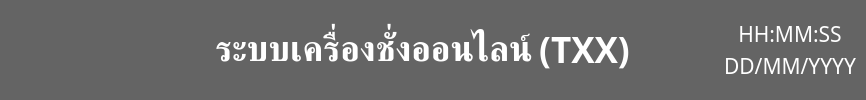
        <widget class="QWidget" name="widget" native="true">
         <property name="minimumSize">
          <size>
           <width>0</width>
           <height>70</height>
          </size>
         </property>
         <property name="styleSheet">
          <string notr="true">background-color: rgb(100, 100, 100);
color: rgb(255, 255, 255);
border-radius: 8px;</string>
         </property>
         <layout class="QHBoxLayout" name="horizontalLayout">
          <property name="leftMargin">
           <number>10</number>
          </property>
          <property name="topMargin">
           <number>5</number>
          </property>
          <property name="rightMargin">
           <number>10</number>
          </property>
          <property name="bottomMargin">
           <number>5</number>
          </property>
          <item>
           <widget class="QFrame" name="frame_28">
            <property name="enabled">
             <bool>true</bool>
            </property>
            <property name="minimumSize">
             <size>
              <width>0</width>
              <height>0</height>
             </size>
            </property>
            <property name="frameShape">
             <enum>QFrame::Shape::StyledPanel</enum>
            </property>
            <property name="frameShadow">
             <enum>QFrame::Shadow::Raised</enum>
            </property>
            <layout class="QHBoxLayout" name="horizontalLayout_6">
             <property name="spacing">
              <number>0</number>
             </property>
             <property name="leftMargin">
              <number>0</number>
             </property>
             <property name="topMargin">
              <number>0</number>
             </property>
             <property name="rightMargin">
              <number>75</number>
             </property>
             <property name="bottomMargin">
              <number>0</number>
             </property>
             <item>
              <widget class="QPushButton" name="menu">
               <property name="font">
                <font>
                 <pointsize>9</pointsize>
                </font>
               </property>
               <property name="cursor">
                <cursorShape>PointingHandCursor</cursorShape>
               </property>
               <property name="text">
                <string/>
               </property>
               <property name="icon">
                <iconset resource="resource.qrc">
                 <normaloff>:/assets/icon/menu.png</normaloff>
                 <normalon>:/assets/icon/menu_open.png</normalon>:/assets/icon/menu.png</iconset>
               </property>
               <property name="iconSize">
                <size>
                 <width>60</width>
                 <height>60</height>
                </size>
               </property>
               <property name="checkable">
                <bool>true</bool>
               </property>
               <property name="autoExclusive">
                <bool>true</bool>
               </property>
              </widget>
             </item>
            </layout>
           </widget>
          </item>
          <item>
           <spacer name="horizontalSpacer_5">
            <property name="orientation">
             <enum>Qt::Orientation::Horizontal</enum>
            </property>
            <property name="sizeHint" stdset="0">
             <size>
              <width>92</width>
              <height>20</height>
             </size>
            </property>
           </spacer>
          </item>
          <item>
           <widget class="QLabel" name="title">
            <property name="font">
             <font>
              <family>Kanit</family>
              <pointsize>26</pointsize>
              <bold>true</bold>
             </font>
            </property>
            <property name="styleSheet">
             <string notr="true"/>
            </property>
            <property name="text">
             <string>ระบบเครื่องชั่งออนไลน์</string>
            </property>
            <property name="alignment">
             <set>Qt::AlignmentFlag::AlignCenter</set>
            </property>
           </widget>
          </item>
          <item>
           <widget class="QLabel" name="current_tabletID_1">
            <property name="sizePolicy">
             <sizepolicy hsizetype="Fixed" vsizetype="Fixed">
              <horstretch>0</horstretch>
              <verstretch>0</verstretch>
             </sizepolicy>
            </property>
            <property name="font">
             <font>
              <family>Kanit</family>
              <pointsize>26</pointsize>
              <bold>true</bold>
             </font>
            </property>
            <property name="text">
             <string>(TXX)</string>
            </property>
            <property name="alignment">
             <set>Qt::AlignmentFlag::AlignCenter</set>
            </property>
           </widget>
          </item>
          <item>
           <spacer name="horizontalSpacer_4">
            <property name="orientation">
             <enum>Qt::Orientation::Horizontal</enum>
            </property>
            <property name="sizeHint" stdset="0">
             <size>
              <width>75</width>
              <height>20</height>
             </size>
            </property>
           </spacer>
          </item>
          <item>
           <widget class="QLabel" name="wifi_signal">
            <property name="maximumSize">
             <size>
              <width>60</width>
              <height>60</height>
             </size>
            </property>
            <property name="text">
             <string/>
            </property>
            <property name="pixmap">
             <pixmap resource="resource.qrc">:/assets/icon/no-wifi.png</pixmap>
            </property>
            <property name="scaledContents">
             <bool>true</bool>
            </property>
           </widget>
          </item>
          <item>
           <widget class="QGroupBox" name="datetime_group_2">
            <property name="font">
             <font>
              <pointsize>11</pointsize>
             </font>
            </property>
            <property name="alignment">
             <set>Qt::AlignmentFlag::AlignCenter</set>
            </property>
            <layout class="QVBoxLayout" name="datetime_group">
             <property name="spacing">
              <number>0</number>
             </property>
             <property name="leftMargin">
              <number>0</number>
             </property>
             <property name="topMargin">
              <number>5</number>
             </property>
             <property name="rightMargin">
              <number>0</number>
             </property>
             <property name="bottomMargin">
              <number>5</number>
             </property>
             <item>
              <widget class="QLabel" name="time_bar">
               <property name="maximumSize">
                <size>
                 <width>140</width>
                 <height>16</height>
                </size>
               </property>
               <property name="font">
                <font>
                 <family>Kanit</family>
                 <pointsize>16</pointsize>
                 <bold>false</bold>
                </font>
               </property>
               <property name="text">
                <string>HH:MM:SS</string>
               </property>
               <property name="alignment">
                <set>Qt::AlignmentFlag::AlignCenter</set>
               </property>
              </widget>
             </item>
             <item>
              <widget class="QLabel" name="date_bar">
               <property name="maximumSize">
                <size>
                 <width>140</width>
                 <height>16</height>
                </size>
               </property>
               <property name="font">
                <font>
                 <family>Kanit</family>
                 <pointsize>16</pointsize>
                 <bold>false</bold>
                </font>
               </property>
               <property name="text">
                <string>DD/MM/YYYY</string>
               </property>
               <property name="alignment">
                <set>Qt::AlignmentFlag::AlignCenter</set>
               </property>
              </widget>
             </item>
            </layout>
           </widget>
          </item>
         </layout>
        </widget>
